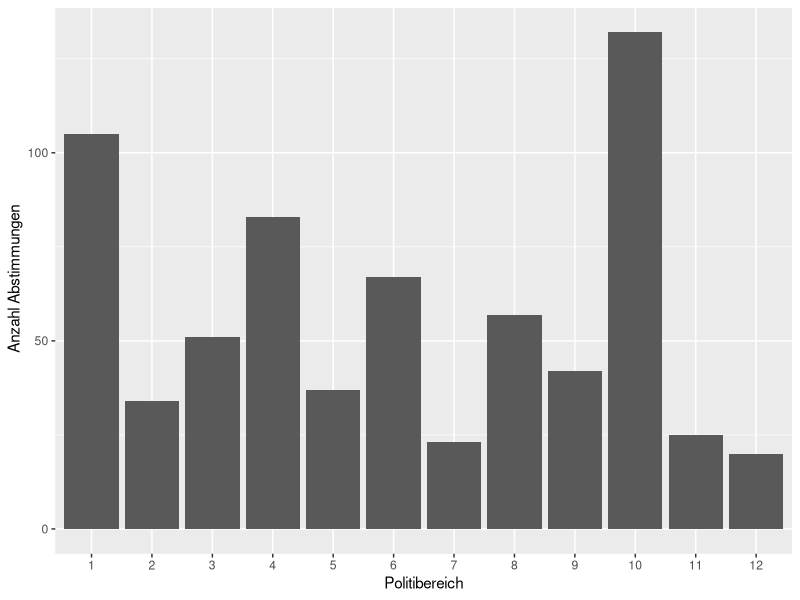

This figure's R source:
## ---- chunk 1
library("dplyr")
library("tidyverse")

## ---- chunk 2
cdaSet <- read.csv2("DATASET CSV 13-02-2022.csv", na = "NA")
cdaSet
## ---- chunk 3
tidyCdaSet <- select(cdaSet, anr, datum, titel_kurz_d, anzahl, rechtsform, d1e1, d1e2, d1e3, d2e1, d2e2, d2e3, d3e1, d3e2, d3e3, dep, br.pos, legislatur, legisjahr, gesch_nr)
## ---- chunk 4
ggplot(tidyCdaSet, aes(factor(d1e1))) +
  geom_bar() +
  labs(x = "Politibereich", y = " Anzahl Abstimmungen")
## ---- chunk 5
StaatsordnungObs <- filter(tidyCdaSet, d1e1 == 1)
AussenpolitikObs <- filter(tidyCdaSet, d1e1 == 2)
SicherheitspolitikObs <- filter(tidyCdaSet, d1e1 == 3)
WirtschaftObs <- filter(tidyCdaSet, d1e1 == 4)
LandwirtschaftObs <- filter(tidyCdaSet, d1e1 == 5)
OeffentlicheFinanzenObs <- filter (tidyCdaSet, d1e1 == 6)
EnergieObs <- filter(tidyCdaSet, d1e1 == 7)
VerkehrInfrastrukturObs <- filter(tidyCdaSet, d1e1 == 8)
UmweltLebensraumObs <- filter(tidyCdaSet, d1e1 == 9)
SozialpolitikObs <- filter(tidyCdaSet, d1e1 == 10)
BildungForschun <- filter(tidyCdaSet, d1e1 == 11)
KulturReligionMedien <- filter(tidyCdaSet, d1e1 == 12)
